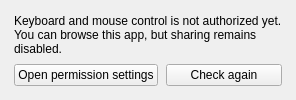
            <widget class="QWidget" name="permissionBanner">
             <property name="visible">
              <bool>false</bool>
             </property>
             <layout class="QVBoxLayout" name="permissionLayout">
              <property name="leftMargin">
               <number>14</number>
              </property>
              <property name="topMargin">
               <number>14</number>
              </property>
              <property name="rightMargin">
               <number>14</number>
              </property>
              <property name="bottomMargin">
               <number>14</number>
              </property>
              <property name="spacing">
               <number>8</number>
              </property>
              <item>
               <widget class="QLabel" name="lblPermissionNotice">
                <property name="text">
                 <string>Keyboard and mouse control is not authorized yet. You can browse this app, but sharing remains disabled.</string>
                </property>
                <property name="wordWrap">
                 <bool>true</bool>
                </property>
               </widget>
              </item>
              <item>
               <layout class="QHBoxLayout" name="permissionButtons">
                <item>
                 <widget class="QPushButton" name="btnPermissionSettings">
                  <property name="text">
                   <string>Open permission settings</string>
                  </property>
                  <property name="role" stdset="0">
                   <string notr="true">link</string>
                  </property>
                 </widget>
                </item>
                <item>
                 <widget class="QPushButton" name="btnPermissionRecheck">
                  <property name="text">
                   <string>Check again</string>
                  </property>
                  <property name="role" stdset="0">
                   <string notr="true">link</string>
                  </property>
                 </widget>
                </item>
               </layout>
              </item>
             </layout>
            </widget>
